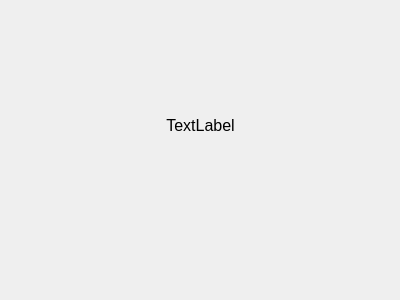
<?xml version="1.0" encoding="UTF-8"?>
<ui version="4.0">
 <class>MsgForm</class>
 <widget class="QWidget" name="MsgForm">
  <property name="geometry">
   <rect>
    <x>0</x>
    <y>0</y>
    <width>400</width>
    <height>300</height>
   </rect>
  </property>
  <property name="windowTitle">
   <string>提示</string>
  </property>
  <widget class="QLabel" name="label_content">
   <property name="geometry">
    <rect>
     <x>10</x>
     <y>70</y>
     <width>381</width>
     <height>111</height>
    </rect>
   </property>
   <property name="font">
    <font>
     <pointsize>12</pointsize>
    </font>
   </property>
   <property name="text">
    <string>TextLabel</string>
   </property>
   <property name="textFormat">
    <enum>Qt::PlainText</enum>
   </property>
   <property name="alignment">
    <set>Qt::AlignCenter</set>
   </property>
   <property name="wordWrap">
    <bool>true</bool>
   </property>
  </widget>
 </widget>
 <resources/>
 <connections/>
</ui>
